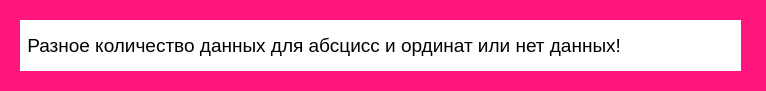
<?xml version="1.0" encoding="UTF-8"?>
<ui version="4.0">
 <class>DifferentQuantity</class>
 <widget class="QDialog" name="DifferentQuantity">
  <property name="geometry">
   <rect>
    <x>0</x>
    <y>0</y>
    <width>766</width>
    <height>91</height>
   </rect>
  </property>
  <property name="focusPolicy">
   <enum>Qt::StrongFocus</enum>
  </property>
  <property name="acceptDrops">
   <bool>true</bool>
  </property>
  <property name="windowTitle">
   <string>Ошибка</string>
  </property>
  <property name="autoFillBackground">
   <bool>false</bool>
  </property>
  <property name="styleSheet">
   <string notr="true">background-color: rgb(255, 21, 126)</string>
  </property>
  <widget class="QLineEdit" name="lineEdit">
   <property name="geometry">
    <rect>
     <x>20</x>
     <y>20</y>
     <width>721</width>
     <height>51</height>
    </rect>
   </property>
   <property name="font">
    <font>
     <pointsize>14</pointsize>
    </font>
   </property>
   <property name="styleSheet">
    <string notr="true">color: black; background-color: white
</string>
   </property>
   <property name="text">
    <string> Разное количество данных для абсцисс и ординат или нет данных!</string>
   </property>
   <property name="maxLength">
    <number>32770</number>
   </property>
   <property name="frame">
    <bool>false</bool>
   </property>
   <property name="cursorPosition">
    <number>63</number>
   </property>
   <property name="readOnly">
    <bool>true</bool>
   </property>
  </widget>
 </widget>
 <resources/>
 <connections/>
</ui>
